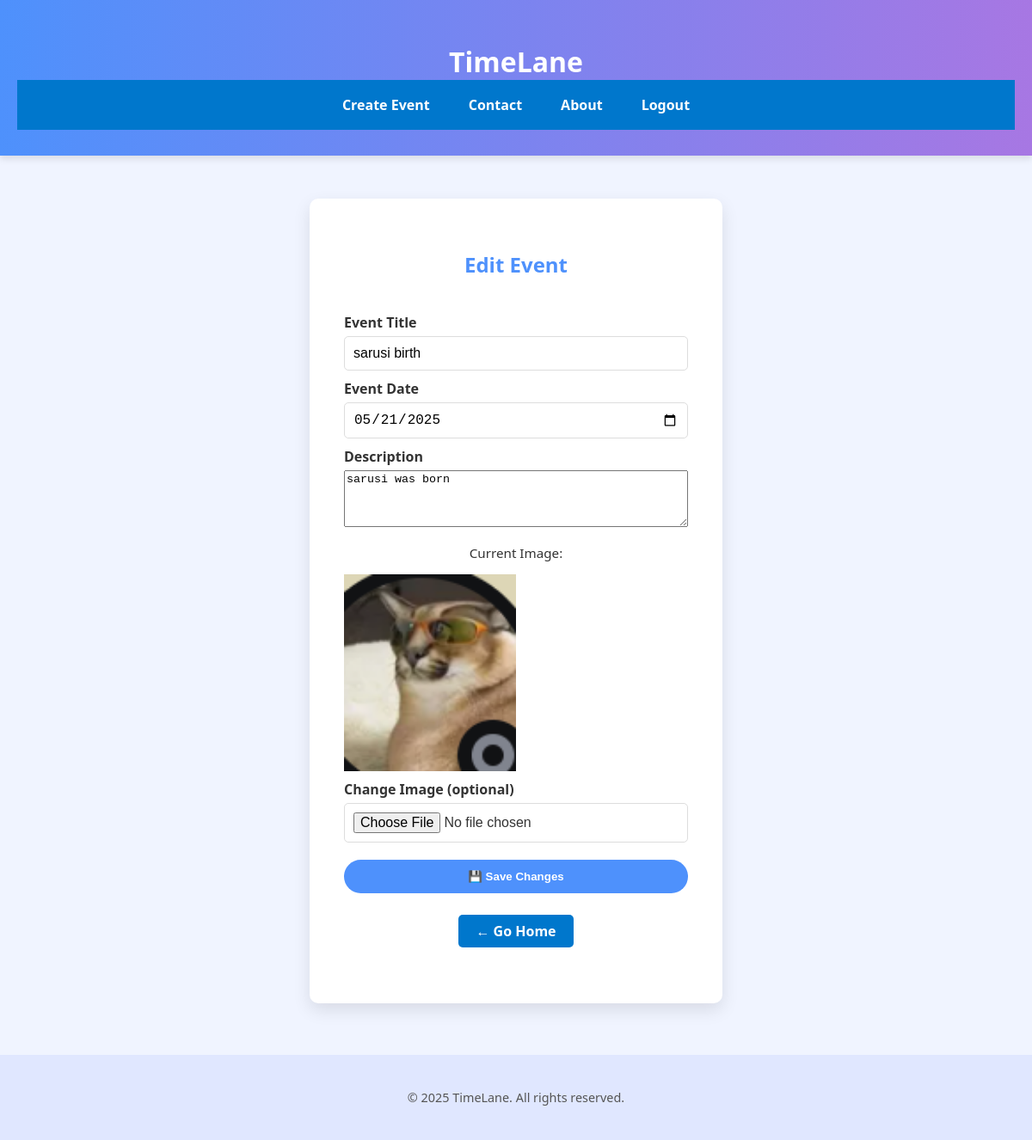
The app's page /edit_event/1 (signed in) with its own data.
### tables this page shows
CREATE TABLE events (
                id INTEGER PRIMARY KEY AUTOINCREMENT,
                user_id INTEGER NOT NULL,
                title TEXT NOT NULL,
                description TEXT,
                date TEXT NOT NULL, image_filename TEXT, is_published INTEGER DEFAULT 0,
                FOREIGN KEY (user_id) REFERENCES users(id)
            );

### main.py (the view, shortened to what this page needs)
@app.route('/edit_event/<int:event_id>', methods=['GET', 'POST'])
def edit_event(event_id):
    if 'user_id' not in session:
        return redirect(url_for('login'))
    conn = get_db_connection()
    c = conn.cursor()
    c.execute('SELECT * FROM events WHERE id = ? AND user_id = ?', (event_id, session['user_id']))
    event = c.fetchone()
    if not event:
        conn.close()
        return "Event not found or access denied", 404
    conn.close()
    return render_template('edit_event.html', event=event)

### main.py (called while the page is built)
def get_db_connection():
    conn = sqlite3.connect(DATABASE)
    conn.row_factory = sqlite3.Row
    return conn

### templates/edit_event.html (shortened to what this page needs)
{% extends "base.html" %}
{% block content %}
  <h2>Edit Event</h2>
  <form method="POST" enctype="multipart/form-data">
    <label for="event_title">Event Title</label>
    <input type="text" id="event_title" name="event_title" value="{{ event['title'] }}" required />
    <label for="event_date">Event Date</label>
    <input type="date" id="event_date" name="event_date" value="{{ event['date'] }}" required />
    <label for="event_description">Description</label>
    <textarea id="event_description" name="event_description" rows="4">{{ event['description'] }}</textarea>
    {% if event['image_filename'] %}
      <p>Current Image:</p>
      <img src="{{ url_for('static', filename='uploads/' + event['image_filename']) }}" width="200">
    {% endif %}
    <label for="event_image">Change Image (optional)</label>
    <input type="file" id="event_image" name="event_image" accept="image/*" />
    <button type="submit" class="btn">💾 Save Changes</button>
  </form>
{% endblock %}

### static/form.css (style rules this page uses)
:root { --main-color: #4e91fc; --bg-color: #f0f4ff; --text-color: #333; --form-bg: #ffffff; --form-border: #ddd; }
body { font-family: 'Segoe UI', Tahoma, Geneva, Verdana, sans-serif; background-color: var(--bg-color); color: var(--text-color); margin: 0; }
.form-container h2 { text-align: center; margin-bottom: 30px; color: var(--main-color); }
form { display: flex; flex-direction: column; }
label { margin: 10px 0 5px; font-weight: bold; }
input { padding: 10px; border: 1px solid var(--form-border); border-radius: 5px; font-size: 1rem; }
.btn { margin-top: 20px; padding: 12px; background-color: var(--main-color); color: white; font-weight: bold; border: none; border-radius: 30px; cursor: pointer; transition: all 0.3s ease; }
.form-container p { margin-top: 20px; text-align: center; font-size: 0.95rem; }

### records on screen
events: event_title "sarusi birth", event_date "05/21/2025", event_description "sarusi was born", image_filename (picture)
